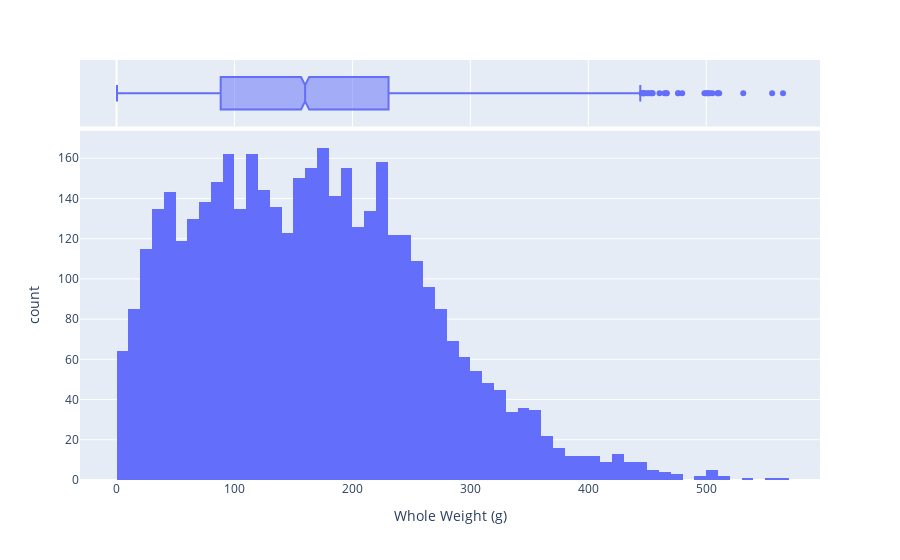

Notebook source saved alongside this figure:
### Markdown cell above
Next is `whole_weight`, a continuous feature. Let's attempt a similar histogram as before.

### Code cell
px.histogram(df, x = "whole_weight", marginal="box", labels={"whole_weight":"Whole Weight (g)"})

### Figure 1 — Plotly figure (JSON) as saved in the notebook; plotly's stock layout.template omitted (floating-point values rounded to 4 significant figures; data arrays with more than 128 entries replaced by an {"elided": "..."} marker saying what was removed)
{"data": [{"alignmentgroup": "True", "bingroup": "x", "hovertemplate": "Whole Weight (g)=%{x}<br>count=%{y}<extra></extra>", "legendgroup": "", "marker": {"color": "#636efa"}, "name": "", "offsetgroup": "", "orientation": "v", "showlegend": false, "type": "histogram", "x": {"elided": "4177 float values"}, "xaxis": "x", "yaxis": "y"}, {"alignmentgroup": "True", "hovertemplate": "Whole Weight (g)=%{x}<extra></extra>", "legendgroup": "", "marker": {"color": "#636efa"}, "name": "", "notched": true, "offsetgroup": "", "showlegend": false, "type": "box", "x": {"elided": "4177 float values"}, "xaxis": "x2", "yaxis": "y2"}], "layout": {"autosize": true, "barmode": "relative", "legend": {"tracegroupgap": 0}, "margin": {"t": 60}, "xaxis": {"anchor": "y", "autorange": true, "domain": [0, 1], "range": [-30.97, 596.5], "title": {"text": "Whole Weight (g)"}, "type": "linear"}, "xaxis2": {"anchor": "y2", "autorange": true, "domain": [0, 1], "matches": "x", "range": [-30.97, 596.5], "showgrid": true, "showticklabels": false, "type": "linear"}, "yaxis": {"anchor": "x", "autorange": true, "domain": [0, 0.8316], "range": [0, 173.7], "title": {"text": "count"}}, "yaxis2": {"anchor": "x2", "autorange": true, "domain": [0.8416, 1], "matches": "y2", "range": [-0.5, 0.5], "showgrid": false, "showline": false, "showticklabels": false, "ticks": "", "type": "category"}}}
